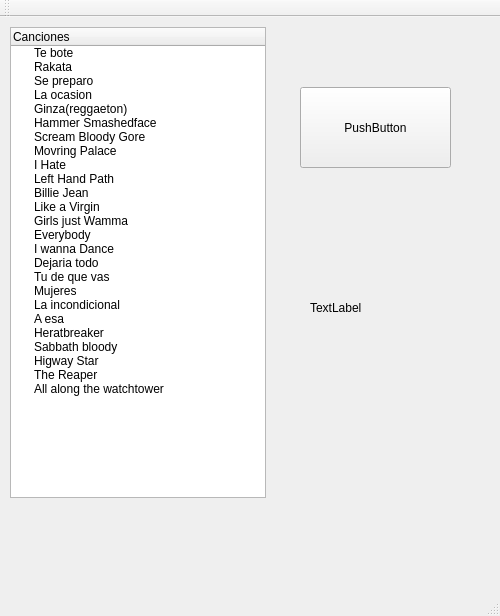
<?xml version="1.0" encoding="UTF-8"?>
<ui version="4.0">
 <class>MainWindow</class>
 <widget class="QMainWindow" name="MainWindow">
  <property name="geometry">
   <rect>
    <x>0</x>
    <y>0</y>
    <width>500</width>
    <height>616</height>
   </rect>
  </property>
  <property name="windowTitle">
   <string>MainWindow</string>
  </property>
  <widget class="QWidget" name="centralWidget">
   <widget class="QPushButton" name="pushButton">
    <property name="geometry">
     <rect>
      <x>300</x>
      <y>70</y>
      <width>151</width>
      <height>81</height>
     </rect>
    </property>
    <property name="text">
     <string>PushButton</string>
    </property>
   </widget>
   <widget class="QLabel" name="label">
    <property name="geometry">
     <rect>
      <x>310</x>
      <y>260</y>
      <width>151</width>
      <height>61</height>
     </rect>
    </property>
    <property name="text">
     <string>TextLabel</string>
    </property>
   </widget>
   <widget class="QTreeWidget" name="treeWidget">
    <property name="geometry">
     <rect>
      <x>10</x>
      <y>10</y>
      <width>256</width>
      <height>471</height>
     </rect>
    </property>
    <column>
     <property name="text">
      <string>Canciones</string>
     </property>
    </column>
    <item>
     <property name="text">
      <string>Te bote</string>
     </property>
    </item>
    <item>
     <property name="text">
      <string>Rakata</string>
     </property>
    </item>
    <item>
     <property name="text">
      <string>Se preparo</string>
     </property>
    </item>
    <item>
     <property name="text">
      <string>La ocasion</string>
     </property>
    </item>
    <item>
     <property name="text">
      <string>Ginza(reggaeton)</string>
     </property>
    </item>
    <item>
     <property name="text">
      <string>Hammer Smashedface</string>
     </property>
    </item>
    <item>
     <property name="text">
      <string>Scream Bloody Gore</string>
     </property>
    </item>
    <item>
     <property name="text">
      <string>Movring Palace</string>
     </property>
    </item>
    <item>
     <property name="text">
      <string>I Hate</string>
     </property>
    </item>
    <item>
     <property name="text">
      <string>Left Hand Path</string>
     </property>
    </item>
    <item>
     <property name="text">
      <string>Billie Jean</string>
     </property>
    </item>
    <item>
     <property name="text">
      <string>Like a Virgin</string>
     </property>
    </item>
    <item>
     <property name="text">
      <string>Girls just Wamma</string>
     </property>
    </item>
    <item>
     <property name="text">
      <string>Everybody</string>
     </property>
    </item>
    <item>
     <property name="text">
      <string>I wanna Dance</string>
     </property>
    </item>
    <item>
     <property name="text">
      <string>Dejaria todo</string>
     </property>
    </item>
    <item>
     <property name="text">
      <string>Tu de que vas</string>
     </property>
    </item>
    <item>
     <property name="text">
      <string>Mujeres</string>
     </property>
    </item>
    <item>
     <property name="text">
      <string>La incondicional</string>
     </property>
    </item>
    <item>
     <property name="text">
      <string>A esa</string>
     </property>
    </item>
    <item>
     <property name="text">
      <string>Heratbreaker</string>
     </property>
    </item>
    <item>
     <property name="text">
      <string>Sabbath bloody</string>
     </property>
    </item>
    <item>
     <property name="text">
      <string>Higway Star</string>
     </property>
    </item>
    <item>
     <property name="text">
      <string>The Reaper</string>
     </property>
    </item>
    <item>
     <property name="text">
      <string>All along the watchtower</string>
     </property>
    </item>
   </widget>
  </widget>
  <widget class="QMenuBar" name="menuBar">
   <property name="geometry">
    <rect>
     <x>0</x>
     <y>0</y>
     <width>500</width>
     <height>21</height>
    </rect>
   </property>
  </widget>
  <widget class="QToolBar" name="mainToolBar">
   <attribute name="toolBarArea">
    <enum>TopToolBarArea</enum>
   </attribute>
   <attribute name="toolBarBreak">
    <bool>false</bool>
   </attribute>
  </widget>
  <widget class="QStatusBar" name="statusBar"/>
 </widget>
 <layoutdefault spacing="6" margin="11"/>
 <resources/>
 <connections/>
</ui>
